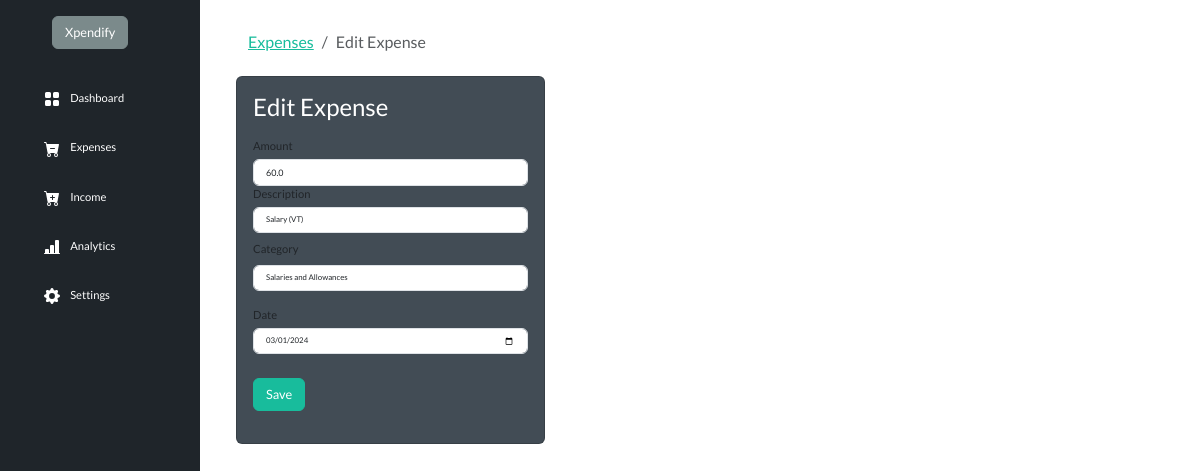
The page /expenses/edit-expense/144 (signed in) on the database its author committed.
### expenses/models.py (models this page shows, shortened)
class Expense(models.Model):
    amount = models.FloatField()
    date = models.DateField(default=now)
    description = models.TextField()
    owner = models.ForeignKey(to=User, on_delete=models.CASCADE)
    category = models.CharField(max_length=266)
    class Meta:
        ordering: ['-date']

### expenses/views.py (the view, shortened to what this page needs)
# urls.py: path('edit-expense/<int:id>', views.expense_edit, name="expense-edit"),
@login_required(login_url='/authentication/login')
def expense_edit(request, id):
    expense = Expense.objects.get(pk=id)
    categories = Category.objects.all()
    context = {
        'expense': expense,
        'values': expense,
        'categories': categories
    }
    if request.method == 'GET':
        return render(request, 'expenses/edit-expense.html', context)

### ExpSystem/templates/expenses/edit-expense.html (shortened to what this page needs)
{% extends 'base.html' %} {% block content %}
<div class="container mt-4">
  <div class="row">
    <div class="col-md-5">
      <nav aria-label="breadcrumb">
        <ol class="breadcrumb">
          <li class="breadcrumb-item">
            <a href="{% url 'expenses' %}">Expenses</a>
          </li>
          <li class="breadcrumb-item active" aria-current="page">Edit Expense</li>
        </ol>
      </nav>
    </div>
  </div>
  <div class="col-md-5">
    <div class="card" style="background-color: rgba(61, 71, 81, 0.974); width: 80%;">
      <div class="card-body">
        <div class="card-title">
            <h4 class="text text-white">Edit Expense</h4>
        </div>
        <form action="{% url 'expense-edit' expense.id %}" method="post">
          <div class="form-group mt-3"  style="font-size: 70%;">
            <label for="">Amount</label>
            <input
              type="text"
              class="form-control form-control mt-1"  style="font-size: 80%;"
              name="amount"
              value="{{values.amount}}"
            />
          </div>
          <div class="form-group"  style="font-size: 70%;">
            <label for="">Description</label>
            <input
              type="text"
              class="form-control form-control mt-1"  style="font-size: 70%;"
              name="description"
              value="{{values.description}}"
            />
          </div>
          <div class="form-group mt-2"  style="font-size: 70%;">
            <label for="">Category</label>
            <select class="form-control mt-2"  style="font-size: 70%;" name="category">
              <option selected name="category" value="{{values.category}}"
                >{{values.category}}</option
              >
            </select>
          </div>
          <div class="form-group mt-3"  style="font-size: 70%;">
            <label for="">Date</label>
            <input
              type="date"
              value="{{values.date |date:'Y-m-d' }}"
              class="form-control form-control mt-1"  style="font-size: 70%;"
              name="expense_date"
            />
          </div>
          <input
            type="submit"
            value="Save"
            class="btn btn-success btn-primary-sm mt-4"  style="font-size: 80%;"
          />
        </form>
      </div>
    </div>
  </div>
</div>
{% endblock %}

### rows shown on the page
Expense: amount "60.0", description "Salary (VT)", category "Salaries and Allowances", expense_date "03/01/2024"
